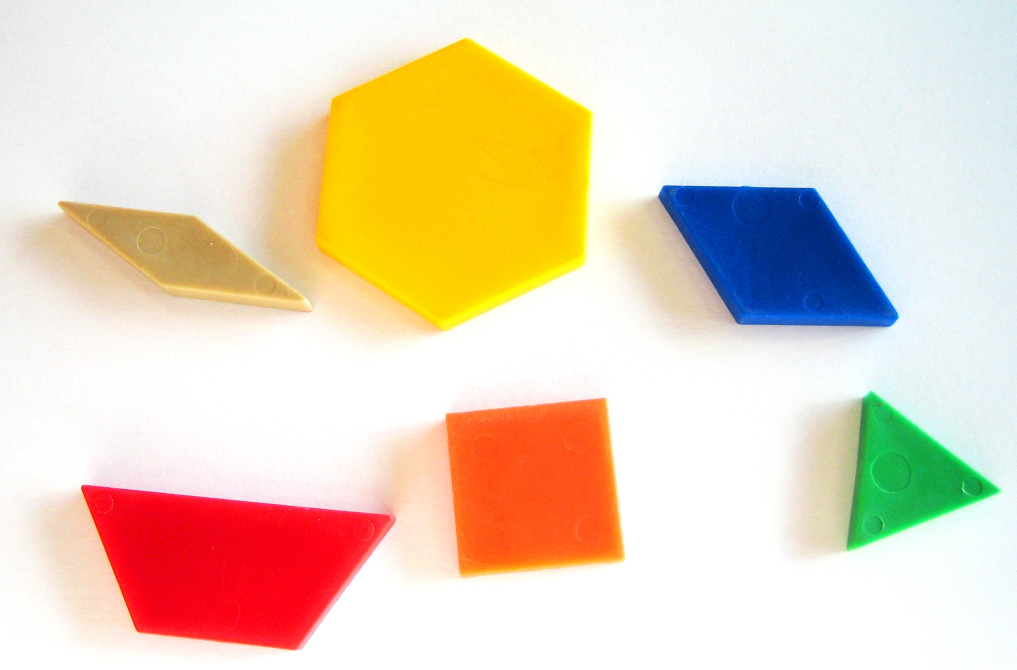
#> input picture labs/lab6/images/blocks.JPG, 2033 x 1339 px (shown at 1/2 size)
$ python lab6_2.py   (older library calls are emulated)
#> lines starting #> are read from the running program, lines starting #| are printed output that depends on the picture; after the words box and inside, x2 and y2 are one past the last pixel; in counts of white or black regions, pixels touching at a corner belong together
### cv_utils.py
"""
Computer Vision Utilities

Funtions:
            1) show_image()
            2) resize_image()
            3) gaussian_filter()
            4) high_pass_filter()
            5) cooley_tukey()
            6) apply_fft_filter()
            7) histEqualize()
            8) normalize_image()
            9) apply_filter()
            10) add_random_noise()
            11) combine_sobels()

"""

##################################################################################################
## Libraries
##################################################################################################

import sys
from pathlib import Path
import cv2
import numpy as np
import matplotlib.pyplot as plt
from mpl_toolkits.mplot3d import Axes3D


##################################################################################################
## 1
##################################################################################################
def show_image(image_path: Path, image_name, color_mode=0, bgr=False, show=False):
    '''
    Description: This function displays an image using openCV.

        https://docs.opencv.org/4.x/d4/da8/group__imgcodecs.html

    Inputs:
            image_path (Path): Path to image.
             color_mode(int)->0: openCV image colormode:
                                                     0 = grayscale (default)
                                                     1 = RGB
                                                    -1 = unchanged for original image
            image_name (str): Name for image, default is file name of image.
            show(bool)->False: If True will display image using matplotlib.

    Outputs:
            image_name (str): Image name
                   img (ndarray): cv2 image

    '''
#> called with image_name = 'blocks', color_mode = 1, bgr = False, show = True

    try:
        # Create openCV image obj
        img = cv2.imread(str(image_path), color_mode)
#> img is the input picture: shape (1339, 2033, 3); mean B, G, R 191, 214, 233.5

        # Dheck img create successfully
        if img is None:
            raise FileNotFoundError(f"No image found at {str(image_path)}.")


        # convert color channel order
        if color_mode != 0 and bgr == False:
            img = cv2.cvtColor(img, cv2.COLOR_BGR2RGB) # cv2 (BGR) -> matplotlib (RGB)
            print("BGR -> RGB")

        # display image
        if show:
            if color_mode == 0:
                plt.imshow(img, cmap='gray')
            elif bgr == True:
                plt.imshow(cv2.cvtColor(img, cv2.COLOR_BGR2RGB))
            else:
                plt.imshow(img)
            plt.title(image_name)
            plt.show()

        return  image_name, img


    except FileNotFoundError as e:
        print(e, file=sys.stderr)
        return None
    except Exception as e:
        print(f"An unexpected error occurred: {e}", file=sys.stderr)
        return None
##################################################################################################
## 2
##################################################################################################
# [328 lines left out: functions resize_images, gaussian_filter, high_pass_filter, cooley_tukey, apply_fft_filter, histEqualize and 5 more, not called in this run]

### labs/lab6/lab6_2.py
"""
Store Brand Night Vision

Michael Massone
6/12/2024
CS5330
Lab 5

Instructions:

We have covered various image processing techniques throughout this semester.
Take all of those techniques and try to recreate night vision military technol-
ogy. While we do not have access to the cameras that the military uses, we
do have ways to process images that can get similar results. This assignment
is meant to be fully open ended. You can use any pre-built CV2 code.
Even ones that we have not covered in class.
"""

##################################################################################################
## Libraries
##################################################################################################

import sys
from pathlib import Path
import cv2
import numpy as np
import matplotlib.pyplot as plt
from PIL import Image

##################################################################################################
# Pathing
##################################################################################################

# set file paths
BASE_DIR = Path.cwd() # get working dir
IMAGE_FILENAME_1 = 'blocks'
FILE_EXT = '.JPG'
IMAGE_PATH = BASE_DIR / 'images' # path to images

print('Current working directory:', BASE_DIR)


##################################################################################################
## Modules
##################################################################################################
# Get the parent directory
parent_dir = Path(__file__).resolve().parent.parent.parent

# Add the parent directory to sys.path
if str(parent_dir) not in sys.path:
    sys.path.insert(0, str(parent_dir))

import cv_utils as cv

##################################################################################################
## Functions
##################################################################################################
def sobelFilter (channel):
    sobelX = cv2.Sobel(channel, cv2.CV_64F, 1, 0, 3)
    sobelY = cv2.Sobel(channel, cv2.CV_64F, 0, 1, 3)
    sobel = np.hypot(sobelX, sobelY)

    sobel[sobel > 255] = 255
    return sobel


##################################################################################################
## Main
##################################################################################################
def main():

    imgs = []

    ## Read in Images
    # color
    img1_name, img1 = cv.show_image((IMAGE_PATH / (IMAGE_FILENAME_1 + FILE_EXT)),
                                 image_name=IMAGE_FILENAME_1,
                                 color_mode=1,
                                 bgr=False,
                                 show=True
                                 )
#> img1_name = 'blocks'

    # grayscale
    img1_name, img1_grayscale = cv.show_image((IMAGE_PATH / (IMAGE_FILENAME_1 + FILE_EXT)),
                                 image_name=IMAGE_FILENAME_1,
                                 color_mode=0,
                                 show=False
                                 )
    # display each channel in grayscale
    # Check if the image is loaded correctly
    if img1 is None:
        print("Error: Could not load image.")
    else:
        # Split the image into its B, G, R channels
        blue_channel, green_channel, red_channel  = cv2.split(img1)

        # Display the original and the channels
        plt.figure(figsize=(10, 7))

        plt.subplot(2, 2, 1)
        plt.imshow(img1)
        plt.title('Original Image')
        plt.axis('off')

        plt.subplot(2, 2, 2)
        plt.imshow(blue_channel, cmap='gray')
        plt.title('Blue Channel')
        plt.axis('off')

        plt.subplot(2, 2, 3)
        plt.imshow(green_channel, cmap='gray')
        plt.title('Green Channel')
        plt.axis('off')

        plt.subplot(2, 2, 4)
        plt.imshow(red_channel, cmap='gray')
        plt.title('Red Channel')
        plt.axis('off')

        plt.show()


    ## denoise with bilateral filter
    img1_blur = cv2.bilateralFilter(img1, d=15, sigmaColor=150, sigmaSpace=50)
    plt.imshow(img1_blur, cmap='gray')
    plt.title("img1_blur")
    plt.show()

    ## edge detection with sobel


    # take max (maybe mean?) values from each channel's grayscale image
    edges = np.mean( np.array(
                            [ sobelFilter(img1_blur[:,:, 0]),
                              sobelFilter(img1_blur[:,:, 1]),
                              sobelFilter(img1_blur[:,:, 2]) ]),
                              axis=0 )
#> in sobelFilter (call 2), `sobelX = cv2.Sobel(channel, cv2.CV_64F, 1, 0, 3)`:
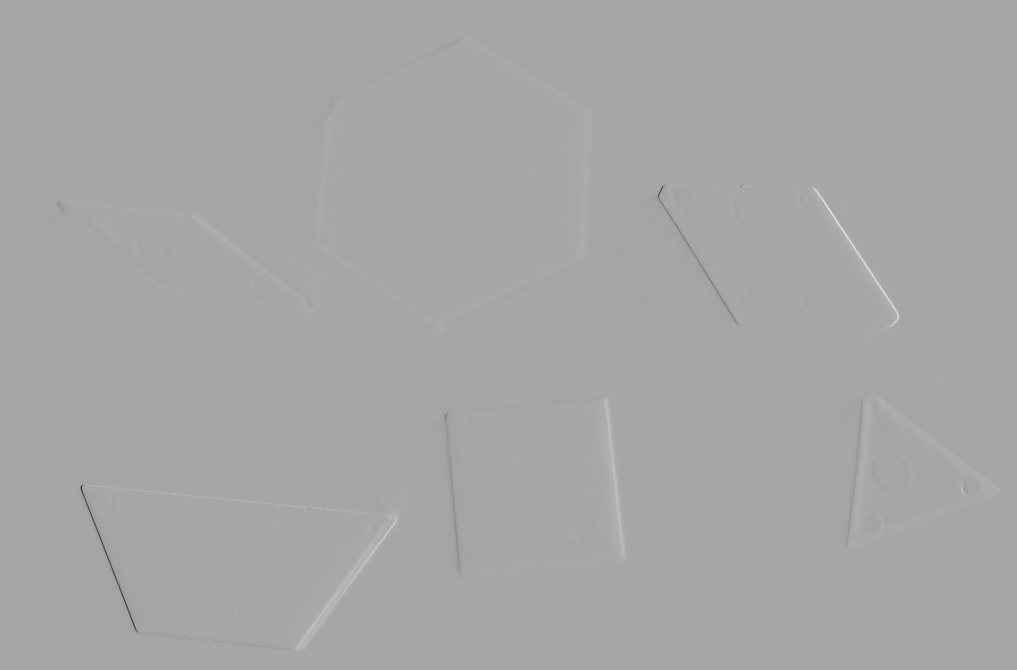
#> sobelX: shape (1339, 2033) float64 (shown at 1/2 size); min -746, max 399, mean 0; drawn with min black and max white
#> in sobelFilter (call 3), `sobel[sobel > 255] = 255`:
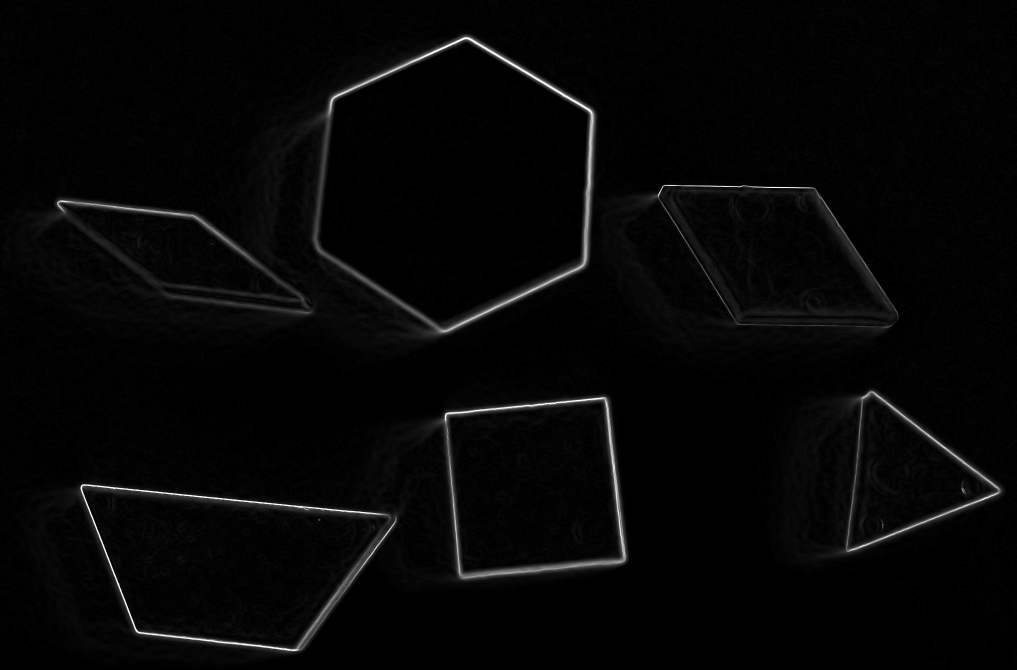
#> sobel: shape (1339, 2033) float64 (shown at 1/2 size); min 0, max 255, mean 6
    mean = np.mean(edges)
#> mean = 4.3
    #edges = np.where(edges <= mean, 0, edges)
    plt.imshow(edges, cmap='gray')
    plt.title("edges")
    plt.show()

        ## edge detection with canny
    # take max (maybe mean?) values from each channel's grayscale image
    canny = np.max( np.array(
                            [ cv2.Canny(img1_blur[:,:, 0], 25, 45),
                              cv2.Canny(img1_blur[:,:, 1], 25, 45),
                              cv2.Canny(img1_blur[:,:, 2], 25, 45) ]),
                              axis=0 )
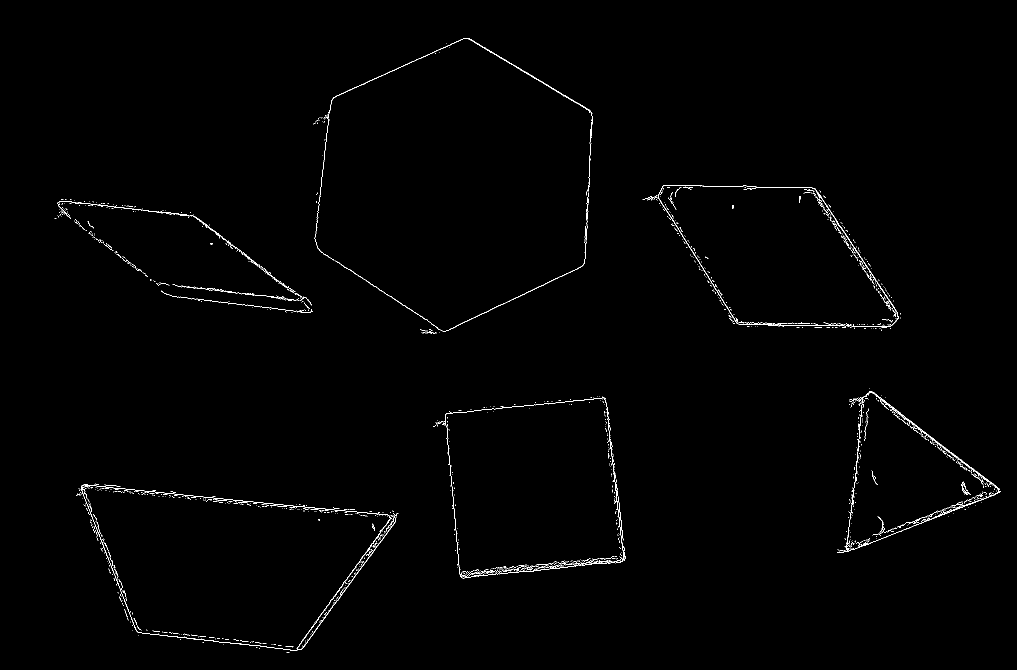
#> canny: shape (1339, 2033) (shown at 1/2 size); 0.69% white in thin lines or dots, all inside (x1, y1, x2, y2) = (109, 76, 2001, 1306)
    mean = np.mean(canny)
#> mean = 1.76
    canny = np.where(canny <= mean, 0, canny)
    plt.imshow(canny, cmap='gray')
    plt.title("canny")
    plt.show()

    ## denoise with bilateral filter
    #edges_blur = cv2.bilateralFilter(edges.astype(np.uint8), d=9, sigmaColor=25, sigmaSpace=25)

    ## denoise with median filter
    #edges_blur = cv2.medianBlur(edges.astype(np.uint8), 3)

    ## denoise with gaussain
    edges_blur = cv2.GaussianBlur(canny.astype(np.uint8), (3, 3), 0)
    plt.imshow(edges_blur, cmap='gray')
    plt.title("edges_blur")
    plt.show()

    ret, thresh_binary = cv2.threshold(edges_blur, 12, 255, cv2.THRESH_BINARY)
#> thresh_binary: shape (1339, 2033); 2.3% white; 124 white regions (73 under 20 px), largest, box (x1, y1, x2, y2) and area: (151, 966, 798, 1302) 13506, (1284, 369, 1802, 662) 10709, (1673, 781, 2002, 1107) 9832
    ret, thresh_binary_inv = cv2.threshold(edges_blur, 50, 255, cv2.THRESH_BINARY_INV)
#> thresh_binary_inv: shape (1339, 2033); 98.6% white; 738 black regions (655 under 20 px), largest, box (x1, y1, x2, y2) and area: (158, 967, 793, 1302) 6699, (890, 794, 1252, 1158) 6238, (1674, 781, 2001, 1107) 5257
    ret, thresh_trunc = cv2.threshold(edges_blur, 10, 255, cv2.THRESH_TOZERO)
    thresh_adaptive_mean = cv2.adaptiveThreshold(edges_blur, 255, cv2.ADAPTIVE_THRESH_MEAN_C, cv2.THRESH_BINARY, 11, 2)
#> thresh_adaptive_mean: shape (1339, 2033); 95.5% white; 119 black regions (99 under 20 px), largest, box (x1, y1, x2, y2) and area: (104, 392, 630, 632) 18317, (147, 962, 802, 1312) 12691, (165, 971, 779, 1299) 12566
    thresh_adaptive_gaussian = cv2.adaptiveThreshold(edges_blur, 255, cv2.ADAPTIVE_THRESH_GAUSSIAN_C, cv2.THRESH_BINARY, 11, 2)
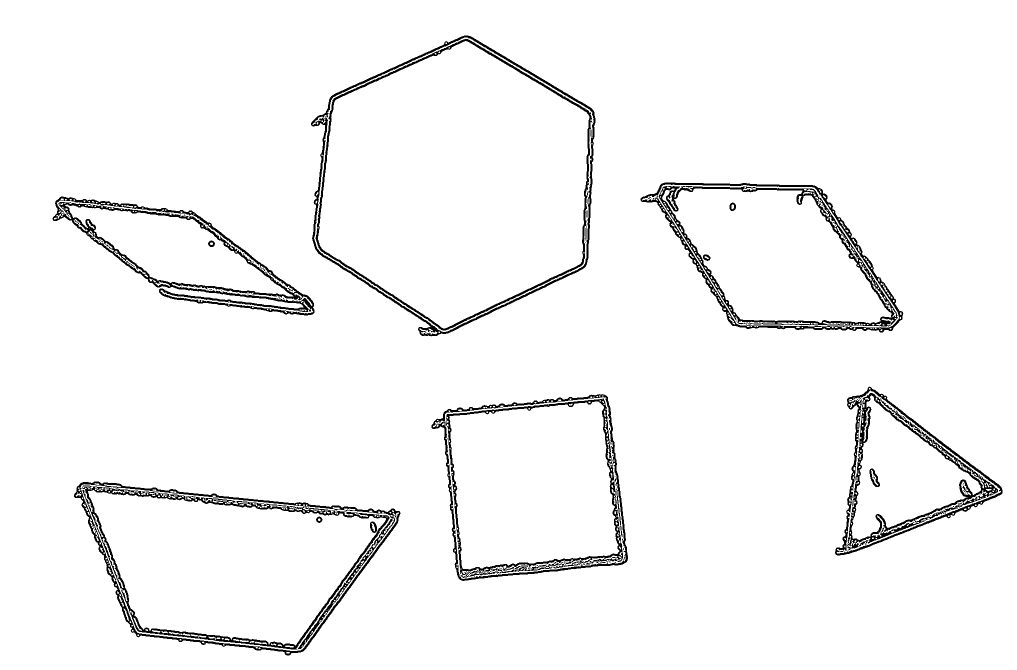
#> thresh_adaptive_gaussian: shape (1339, 2033) (shown at 1/2 size); 96.4% white; 65 black regions (45 under 20 px), largest, box (x1, y1, x2, y2) and area: (622, 71, 1191, 673) 16625, (863, 788, 1256, 1162) 14375, (105, 393, 629, 631) 14027

    plt.imshow(thresh_binary, cmap='gray')
    plt.title('thresh_binary')
    plt.axis('off')
    plt.show()

    ## erode
    kernel = np.ones((5, 5), np.uint8)
    img_erosion = cv2.erode(thresh_binary.astype(np.uint8), kernel, iterations=1)
#> img_erosion: shape (1339, 2033); 0.2% white in thin lines or dots, all inside (x1, y1, x2, y2) = (116, 223, 1999, 1299)
    plt.imshow(img_erosion, cmap='gray')
    plt.title("erode")
    plt.show()

    # dilation
    kernel = np.ones((3,3), np.uint8)
    img_dilation = cv2.dilate(img_erosion.astype(np.uint8), kernel, iterations=5)
#> img_dilation: shape (1339, 2033); 2.4% white; 120 white regions
    plt.imshow(img_dilation, cmap='gray')
    plt.title('dilate')
    plt.show()

    ## thresholding
    # histogram
    plt.hist(img_dilation.ravel(), 256, (0, 255))
    plt.scatter(np.mean(img_dilation), 0, s=100, c='red')
    plt.show()
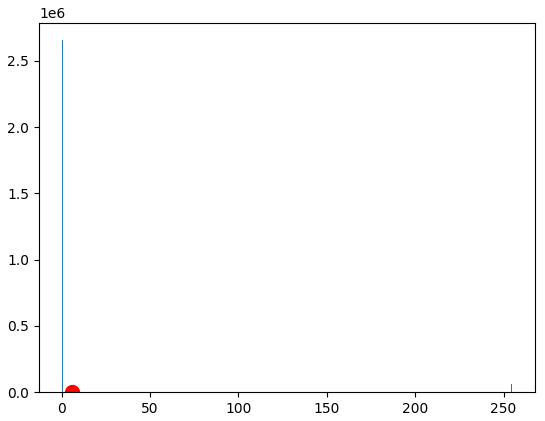
#> figure drawn by matplotlib, 1 panel; tallest bar 2656658 high, from x = 0 to 0.996
    # [8 lines of commented-out code are left out]
    contours, hierarchy = cv2.findContours(img_dilation.astype(np.uint8),
                                            cv2.RETR_TREE,
                                            cv2.CHAIN_APPROX_NONE)
#> contours = 120 contours; largest, box (x1, y1, x2, y2) and area: (1695, 778, 2004, 996) 6494, (1627, 381, 1760, 572) 3472, (915, 1125, 1083, 1161) 3154, (450, 477, 611, 606) 3148, (1085, 1088, 1255, 1143) 3044
    # Print hierarchy information for debugging
    print("Number of contours found:", len(contours))
#| Number of contours found: 120
    print("Hierarchy:", hierarchy)
#> (printed output is left out)
    #img1 = cv2.drawContours(img1, contours, -1, (0,255,0), 3)
    #plt.imshow(img1)
    #plt.show()

    # Smooth contours using approxPolyDP
    epsilon = 0.01 * cv2.arcLength(contours[0], True)
#> epsilon = 0.4
    smoothed_contours = [cv2.approxPolyDP(contour, epsilon, True) for contour in contours]
#> smoothed_contours = 120 contours; largest, box (x1, y1, x2, y2) and area: (1695, 778, 2004, 996) 6494, (1627, 381, 1760, 572) 3470, (915, 1125, 1083, 1161) 3154, (450, 477, 611, 606) 3148, (1085, 1088, 1255, 1143) 3044

    # Draw original and smoothed contours
    img_contours = img1.copy()
    img_smoothed_contours = img1.copy()

    cv2.drawContours(img_contours, contours, -1, (0, 255, 0), 3)
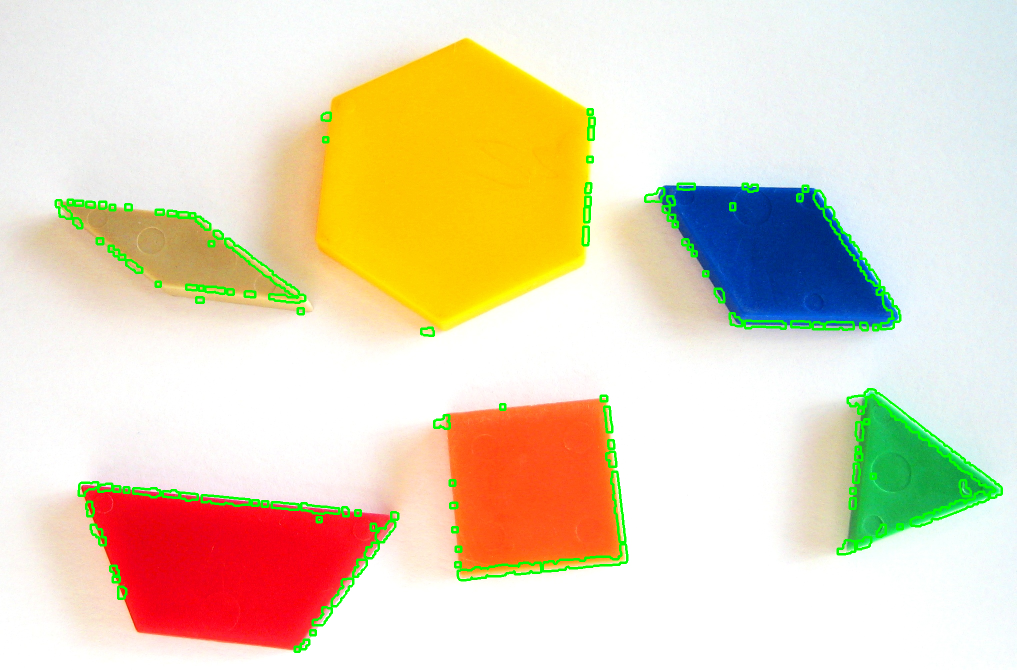
#> img_contours: shape (1339, 2033, 3) (shown at 1/2 size); mean R, G, B 229.4, 215.8, 187.9
    cv2.drawContours(img_smoothed_contours, smoothed_contours, -1, (0, 255, 0), thickness=cv2.FILLED)
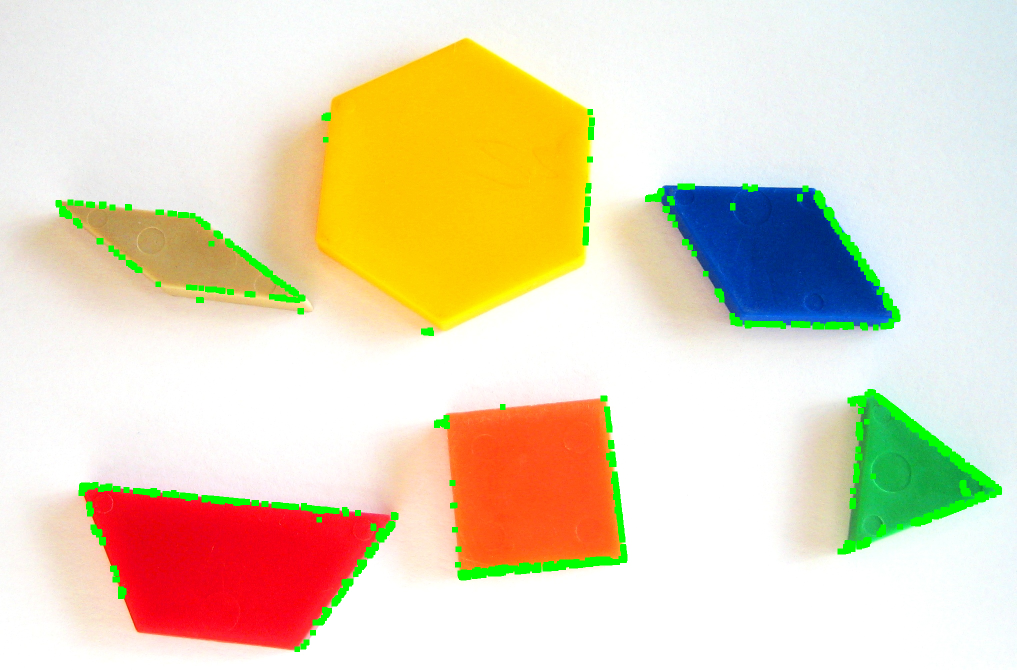
#> img_smoothed_contours: shape (1339, 2033, 3) (shown at 1/2 size); mean R, G, B 229.1, 216, 187.6

    # Display the results
    plt.figure(figsize=(15, 5))

    plt.subplot(1, 2, 1)
    plt.imshow(img_contours)
    plt.title('Original Contours')
    plt.axis('off')

    plt.subplot(1, 2, 2)
    plt.imshow(img_smoothed_contours)
    plt.title('Smoothed Contours')
    plt.axis('off')

    plt.show()


##################################################################################################
## END
##################################################################################################
if __name__ == '__main__':
    main()
